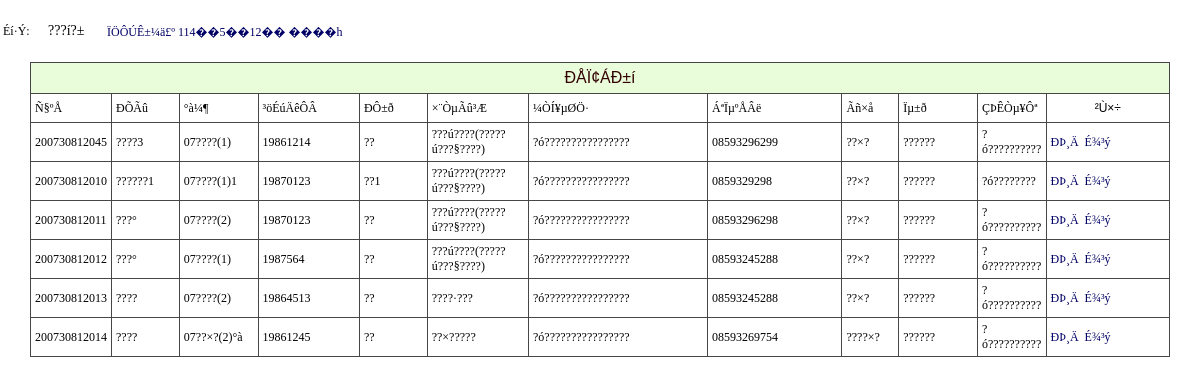
Page /admin/user_xinxi.php (signed in) on the committed database.
### tables this page shows
CREATE TABLE `user` (
  id int(10) NOT NULL auto_increment,
  xh varchar(20) default NULL,
  username varchar(20) default NULL,
  pwd varchar(200) default NULL,
  bj varchar(50) default NULL,
  jg varchar(50) default NULL,
  sfzh varchar(50) default NULL,
  csly varchar(50) default NULL,
  zymc text,
  addss text,
  tel varchar(50) default NULL,
  sex varchar(10) default NULL,
  list varchar(20) default NULL,
  mz varchar(20) default NULL,
  xb varchar(20) default NULL,
  lb varchar(20) default NULL,
  PRIMARY KEY  (id)
);

### admin/user_xinxi.php (the view, shortened to what this page needs)
<?php
    $query="select * from admin where username='$_SESSION[username]'";
	$result=mysql_query($query);
    $row = mysql_fetch_array($result);
?>
<!DOCTYPE html PUBLIC "-//W3C//DTD XHTML 1.0 Transitional//EN" "http://www.w3.org/TR/xhtml1/DTD/xhtml1-transitional.dtd">
<html xmlns="http://www.w3.org/1999/xhtml">
<head>
<link href="../css/css.css" rel="stylesheet" type="text/css" />
<link href="../css/style.css" rel="stylesheet" type="text/css" />
</head>
<body>
<table width="100%" border="0" cellspacing="0" cellpadding="0">
  <tr>
    <td height="30">      <table width="100%" border="0" cellspacing="0" cellpadding="0">
        <tr>
          <td height="62" background="../images/nav04.gif">
		   <table width="428" border="0">
             <tr>
               <td width="41">Éí·Ý:</td>
               <td width="55"><span class="button"><?php echo($row["list"]);?></span></td>
               <td width="318"><a href="#" onclick="sousuo()"id="navmenu">
 ÏÖÔÚÊ±¼ä£º
</a></td>
             </tr>
           </table></td>
        </tr>
    </table></td></tr>
  <tr>
    <td><table id="subtree1" style="DISPLAY: " width="100%" border="0" cellspacing="0" cellpadding="0">
        <tr>
          <td><table width="95%" border="0" align="center" cellpadding="0" cellspacing="0">
              <tr>
                <td height="40" class="font42">
				<table width="100%" border="0" cellpadding="4" cellspacing="1" bgcolor="#464646" class="newfont03">
				 <tr class="CTitle" >
                    	<td height="22" colspan="12" align="center" class="select_tr STYLE2" style="font-size:16px">ÐÅÏ¢ÁÐ±í</td>
                  </tr>
				  <tr bgcolor="#FFFFFF">
				    <td width="6%" height="20">Ñ§ºÅ</td>
				    <td width="6%" >ÐÕÃû</td>
				    <td width="7%">°à¼¶</td>
                    <td width="9%">³öÉúÄêÔÂ</td>
                    <td width="6%">ÐÔ±ð</td>
                    <td width="9%">×¨ÒµÃû³Æ</td>
                    <td width="16%">¼ÒÍ¥µØÖ·</td>
                    <td width="12%">ÁªÏµºÅÂë</td>
                    <td width="5%">Ãñ×å</td>
                    <td width="7%">Ïµ±ð</td>
                    <td width="6%">ÇÞÊÒµ¥Ôª</td>
                    <td width="11%"><div align="center">²Ù×÷</div></td>
				  </tr>
<?php
$sql="select * from user";
$query=mysql_query($sql);
while ($row = mysql_fetch_array($query)) {
?>
				  <tr bgcolor="#FFFFFF">
				    <td height="20"><?php echo ($row["xh"]); ?></td>
				    <td ><?php echo ($row["username"]); ?></td>
				    <td><?php echo ($row["bj"]); ?></td>
                    <td><?php echo ($row["csly"]); ?></td>
                    <td><?php echo ($row["sex"]); ?></td>
                    <td><?php echo ($row["zymc"]); ?></td>
                    <td><?php echo ($row["addss"]); ?></td>
                    <td><?php echo ($row["tel"]); ?></td>
                    <td><?php echo ($row["mz"]); ?></td>
                    <td><?php echo ($row["xb"]); ?></td>
                    <td><?php echo ($row["jg"]); ?></td>
                    <td><a href="user_xinxi_edit.php?xh=<?php echo ($row["xh"]); ?>">ÐÞ¸Ä</a>&nbsp;&nbsp;<a href="user_xinxi_del.php?xh=<?php echo ($row["xh"]); ?>"  onclick="return confirm('ÄãÕæµÄÈ·¶¨ÒªÉ¾³ýÂð£¿');">É¾³ý</a></td>
<?php
}
?>  </tr>
            </table></td>
        </tr>
      </table>
      <table width="95%" border="0" align="center" cellpadding="0" cellspacing="0">
        <tr>
          <td height="6"><img src="../images/spacer.gif" width="1" height="1" /></td>
        </tr>
        <tr>
          <td height="33">&nbsp;</td>
        </tr>
      </table></td>
  </tr>
</table>
</body>
</html>

### css/css.css (style rules this page uses)
.newfont03 { font-family: "����"; font-size: 12px; color: #000000; text-decoration: none; }

### css/style.css (style rules this page uses)
body { margin:0px; }
html { scrollbar-face-color:#CCD0DB; scrollbar-highlight-color:#fff; scrollbar-shadow-color:#fff; scrollbar-3dlight-color:#6795B4; scrollbar-arrow-color:#20669A; scrollbar-track-color:#fff; scrollbar-darkshadow-color:#6795B4; border:0; }
html { overflow-x: hidden; overflow-y: auto; }
TD { font-size: 12px; }
a:link,a:visited { text-decoration:none; color:#006; }
.CTitle { background:#6795B4; padding:5px; text-align:left; color:#FFFFFF; font-size:13px; font-family: Verdana, Arial, Helvetica, sans-serif; }
.select_tr { background-color: #EAFDDB; }
div { font-size:12px; font-family: Verdana, Arial, Helvetica, sans-serif; }

### admin/user_xinxi.php (style rules this page uses)
.button { font-family: "ËÎÌå"; font-size: 14px; height: 37px; }
html { overflow-x: auto; overflow-y: auto; border:0; }

### rows in the picture
user: xh "200730812045", username "????3", bj "07????(1)", csly "19861214", sex "??", zymc "???ú????(?????ú???§????)", addss "?ó????????????????", tel "08593296299", mz "??×?", xb "??????", jg "?ó??????????"
user: xh "200730812010", username "??????1", bj "07????(1)1", csly "19870123", sex "??1", zymc "???ú????(?????ú???§????)", addss "?ó????????????????", tel "0859329298", mz "??×?", xb "??????", jg "?ó????????"
user: xh "200730812011", username "???°", bj "07????(2)", csly "19870123", sex "??", zymc "???ú????(?????ú???§????)", addss "?ó????????????????", tel "08593296298", mz "??×?", xb "??????", jg "?ó??????????"
user: xh "200730812012", username "???°", bj "07????(1)", csly "1987564", sex "??", zymc "???ú????(?????ú???§????)", addss "?ó????????????????", tel "08593245288", mz "??×?", xb "??????", jg "?ó??????????"
user: xh "200730812013", username "????", bj "07????(2)", csly "19864513", sex "??", zymc "????·???", addss "?ó????????????????", tel "08593245288", mz "??×?", xb "??????", jg "?ó??????????"
user: xh "200730812014", username "????", bj "07??×?(2)°à", csly "19861245", sex "??", zymc "??×?????", addss "?ó????????????????", tel "08593269754", mz "????×?", xb "??????", jg "?ó??????????"

### other values in the picture
$row["list"] "???í?±"
